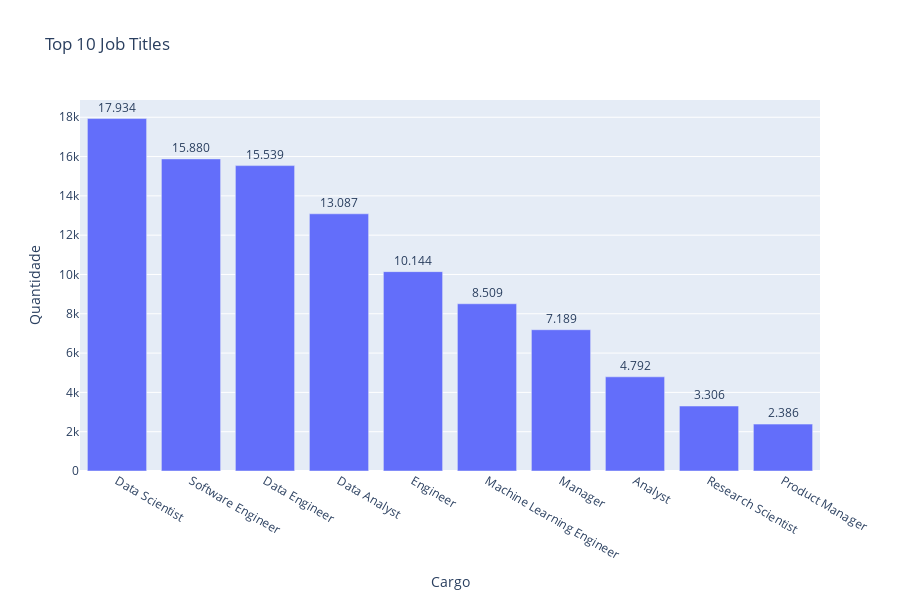

The notebook cell saved with this chart:
### Code cell
df_jobs = job_title_counts_10.reset_index()
df_jobs.columns = ['job_title', 'count']

fig = ex.bar(data_frame=df_jobs, x='job_title', y='count', title='Top 10 Job Titles')

fig.update_layout(
    height=600,
    xaxis_title='Cargo',
    yaxis_title='Quantidade'
)

fig.update_traces(
    text=[f"{val:,}".replace(",", ".") for val in df_jobs['count']],
    textposition='outside'
)

fig.show(config={'displayModeBar': False})

### Figure 1 — Plotly figure (JSON) as saved in the notebook; plotly's stock layout.template omitted (floating-point values rounded to 4 significant figures)
{"data": [{"alignmentgroup": "True", "hovertemplate": "job_title=%{x}<br>count=%{y}<extra></extra>", "legendgroup": "", "marker": {"color": "#636efa", "pattern": {"shape": ""}}, "name": "", "offsetgroup": "", "orientation": "v", "showlegend": false, "text": ["17.934", "15.880", "15.539", "13.087", "10.144", "8.509", "7.189", "4.792", "3.306", "2.386"], "textposition": "outside", "type": "bar", "x": ["Data Scientist", "Software Engineer", "Data Engineer", "Data Analyst", "Engineer", "Machine Learning Engineer", "Manager", "Analyst", "Research Scientist", "Product Manager"], "xaxis": "x", "y": [17934, 15880, 15539, 13087, 10144, 8509, 7189, 4792, 3306, 2386], "yaxis": "y"}], "layout": {"barmode": "relative", "height": 600, "legend": {"tracegroupgap": 0}, "title": {"text": "Top 10 Job Titles"}, "xaxis": {"anchor": "y", "domain": [0, 1], "title": {"text": "Cargo"}}, "yaxis": {"anchor": "x", "domain": [0, 1], "title": {"text": "Quantidade"}}}}
